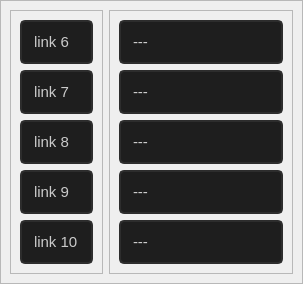
                   <widget class="QWidget" name="tabela_links_6a10">
                    <attribute name="title">
                     <string>links 6 à 10</string>
                    </attribute>
                    <layout class="QVBoxLayout" name="verticalLayout_48">
                     <property name="spacing">
                      <number>0</number>
                     </property>
                     <property name="leftMargin">
                      <number>0</number>
                     </property>
                     <property name="topMargin">
                      <number>0</number>
                     </property>
                     <property name="rightMargin">
                      <number>0</number>
                     </property>
                     <property name="bottomMargin">
                      <number>0</number>
                     </property>
                     <item>
                      <widget class="QFrame" name="frame_77input_link_ps3">
                       <property name="frameShape">
                        <enum>QFrame::StyledPanel</enum>
                       </property>
                       <property name="frameShadow">
                        <enum>QFrame::Raised</enum>
                       </property>
                       <layout class="QHBoxLayout" name="horizontalLayout_26">
                        <item>
                         <widget class="QFrame" name="frame_84input_link_ps3">
                          <property name="maximumSize">
                           <size>
                            <width>93</width>
                            <height>16777215</height>
                           </size>
                          </property>
                          <property name="frameShape">
                           <enum>QFrame::StyledPanel</enum>
                          </property>
                          <property name="frameShadow">
                           <enum>QFrame::Raised</enum>
                          </property>
                          <layout class="QVBoxLayout" name="verticalLayout_58">
                           <item>
                            <widget class="QLineEdit" name="info_link6">
                             <property name="minimumSize">
                              <size>
                               <width>0</width>
                               <height>40</height>
                              </size>
                             </property>
                             <property name="styleSheet">
                              <string notr="true">QLineEdit{
border: 2px solid rgb(45,45,45);
border-radius: 5px;
padding: 10px;
background-color: rgb(30,30,30);
	color: rgb(203, 203, 203);
font: 15px Segoe UI, bold;
}
QLineEdit:hover{
border: 2px solid rgb(55,55,55);
}
QLineEdit:focus{
border: 2px solid  rgb(170,0,0);
	color: rgb(170,0,0);
}</string>
                             </property>
                             <property name="text">
                              <string>link 6</string>
                             </property>
                             <property name="echoMode">
                              <enum>QLineEdit::Normal</enum>
                             </property>
                             <property name="clearButtonEnabled">
                              <bool>false</bool>
                             </property>
                            </widget>
                           </item>
                           <item>
                            <widget class="QLineEdit" name="info_link7">
                             <property name="minimumSize">
                              <size>
                               <width>0</width>
                               <height>40</height>
                              </size>
                             </property>
                             <property name="styleSheet">
                              <string notr="true">QLineEdit{
border: 2px solid rgb(45,45,45);
border-radius: 5px;
padding: 10px;
background-color: rgb(30,30,30);
	color: rgb(203, 203, 203);
font: 15px Segoe UI, bold;
}
QLineEdit:hover{
border: 2px solid rgb(55,55,55);
}
QLineEdit:focus{
border: 2px solid  rgb(170,0,0);
	color: rgb(170,0,0);
}</string>
                             </property>
                             <property name="text">
                              <string>link 7</string>
                             </property>
                             <property name="echoMode">
                              <enum>QLineEdit::Normal</enum>
                             </property>
                             <property name="clearButtonEnabled">
                              <bool>false</bool>
                             </property>
                            </widget>
                           </item>
                           <item>
                            <widget class="QLineEdit" name="info_link8">
                             <property name="minimumSize">
                              <size>
                               <width>0</width>
                               <height>40</height>
                              </size>
                             </property>
                             <property name="styleSheet">
                              <string notr="true">QLineEdit{
border: 2px solid rgb(45,45,45);
border-radius: 5px;
padding: 10px;
background-color: rgb(30,30,30);
	color: rgb(203, 203, 203);
font: 15px Segoe UI, bold;
}
QLineEdit:hover{
border: 2px solid rgb(55,55,55);
}
QLineEdit:focus{
border: 2px solid  rgb(170,0,0);
	color: rgb(170,0,0);
}</string>
                             </property>
                             <property name="text">
                              <string>link 8</string>
                             </property>
                             <property name="echoMode">
                              <enum>QLineEdit::Normal</enum>
                             </property>
                             <property name="clearButtonEnabled">
                              <bool>false</bool>
                             </property>
                            </widget>
                           </item>
                           <item>
                            <widget class="QLineEdit" name="info_link9">
                             <property name="minimumSize">
                              <size>
                               <width>0</width>
                               <height>40</height>
                              </size>
                             </property>
                             <property name="styleSheet">
                              <string notr="true">QLineEdit{
border: 2px solid rgb(45,45,45);
border-radius: 5px;
padding: 10px;
background-color: rgb(30,30,30);
	color: rgb(203, 203, 203);
font: 15px Segoe UI, bold;
}
QLineEdit:hover{
border: 2px solid rgb(55,55,55);
}
QLineEdit:focus{
border: 2px solid  rgb(170,0,0);
	color: rgb(170,0,0);
}</string>
                             </property>
                             <property name="text">
                              <string>link 9</string>
                             </property>
                             <property name="echoMode">
                              <enum>QLineEdit::Normal</enum>
                             </property>
                             <property name="clearButtonEnabled">
                              <bool>false</bool>
                             </property>
                            </widget>
                           </item>
                           <item>
                            <widget class="QLineEdit" name="info_link10">
                             <property name="minimumSize">
                              <size>
                               <width>0</width>
                               <height>40</height>
                              </size>
                             </property>
                             <property name="styleSheet">
                              <string notr="true">QLineEdit{
border: 2px solid rgb(45,45,45);
border-radius: 5px;
padding: 10px;
background-color: rgb(30,30,30);
	color: rgb(203, 203, 203);
font: 15px Segoe UI, bold;
}
QLineEdit:hover{
border: 2px solid rgb(55,55,55);
}
QLineEdit:focus{
border: 2px solid  rgb(170,0,0);
	color: rgb(170,0,0);
}</string>
                             </property>
                             <property name="text">
                              <string>link 10</string>
                             </property>
                             <property name="echoMode">
                              <enum>QLineEdit::Normal</enum>
                             </property>
                             <property name="clearButtonEnabled">
                              <bool>false</bool>
                             </property>
                            </widget>
                           </item>
                          </layout>
                         </widget>
                        </item>
                        <item>
                         <widget class="QFrame" name="frame_85input_link_ps3">
                          <property name="frameShape">
                           <enum>QFrame::StyledPanel</enum>
                          </property>
                          <property name="frameShadow">
                           <enum>QFrame::Raised</enum>
                          </property>
                          <layout class="QVBoxLayout" name="verticalLayout_59">
                           <item>
                            <widget class="QLineEdit" name="input_link6_ps3">
                             <property name="minimumSize">
                              <size>
                               <width>0</width>
                               <height>40</height>
                              </size>
                             </property>
                             <property name="styleSheet">
                              <string notr="true">QLineEdit{
border: 2px solid rgb(45,45,45);
border-radius: 5px;
padding: 10px;
background-color: rgb(30,30,30);
	color: rgb(203, 203, 203);
font: 15px Segoe UI, bold;
}
QLineEdit:hover{
border: 2px solid rgb(55,55,55);
}
QLineEdit:focus{
border: 2px solid  rgb(170,0,0);
	color: rgb(170,0,0);
}</string>
                             </property>
                             <property name="text">
                              <string>---</string>
                             </property>
                             <property name="echoMode">
                              <enum>QLineEdit::Normal</enum>
                             </property>
                             <property name="clearButtonEnabled">
                              <bool>false</bool>
                             </property>
                            </widget>
                           </item>
                           <item>
                            <widget class="QLineEdit" name="input_link7_ps3">
                             <property name="minimumSize">
                              <size>
                               <width>0</width>
                               <height>40</height>
                              </size>
                             </property>
                             <property name="styleSheet">
                              <string notr="true">QLineEdit{
border: 2px solid rgb(45,45,45);
border-radius: 5px;
padding: 10px;
background-color: rgb(30,30,30);
	color: rgb(203, 203, 203);
font: 15px Segoe UI, bold;
}
QLineEdit:hover{
border: 2px solid rgb(55,55,55);
}
QLineEdit:focus{
border: 2px solid  rgb(170,0,0);
	color: rgb(170,0,0);
}</string>
                             </property>
                             <property name="text">
                              <string>---</string>
                             </property>
                            </widget>
                           </item>
                           <item>
                            <widget class="QLineEdit" name="input_link8_ps3">
                             <property name="minimumSize">
                              <size>
                               <width>0</width>
                               <height>40</height>
                              </size>
                             </property>
                             <property name="styleSheet">
                              <string notr="true">QLineEdit{
border: 2px solid rgb(45,45,45);
border-radius: 5px;
padding: 10px;
background-color: rgb(30,30,30);
	color: rgb(203, 203, 203);
font: 15px Segoe UI, bold;
}
QLineEdit:hover{
border: 2px solid rgb(55,55,55);
}
QLineEdit:focus{
border: 2px solid  rgb(170,0,0);
	color: rgb(170,0,0);
}</string>
                             </property>
                             <property name="text">
                              <string>---</string>
                             </property>
                             <property name="echoMode">
                              <enum>QLineEdit::Normal</enum>
                             </property>
                             <property name="clearButtonEnabled">
                              <bool>false</bool>
                             </property>
                            </widget>
                           </item>
                           <item>
                            <widget class="QLineEdit" name="input_link9_ps3">
                             <property name="minimumSize">
                              <size>
                               <width>0</width>
                               <height>40</height>
                              </size>
                             </property>
                             <property name="styleSheet">
                              <string notr="true">QLineEdit{
border: 2px solid rgb(45,45,45);
border-radius: 5px;
padding: 10px;
background-color: rgb(30,30,30);
	color: rgb(203, 203, 203);
font: 15px Segoe UI, bold;
}
QLineEdit:hover{
border: 2px solid rgb(55,55,55);
}
QLineEdit:focus{
border: 2px solid  rgb(170,0,0);
	color: rgb(170,0,0);
}</string>
                             </property>
                             <property name="text">
                              <string>---</string>
                             </property>
                            </widget>
                           </item>
                           <item>
                            <widget class="QLineEdit" name="input_link10_ps3">
                             <property name="minimumSize">
                              <size>
                               <width>0</width>
                               <height>40</height>
                              </size>
                             </property>
                             <property name="styleSheet">
                              <string notr="true">QLineEdit{
border: 2px solid rgb(45,45,45);
border-radius: 5px;
padding: 10px;
background-color: rgb(30,30,30);
	color: rgb(203, 203, 203);
font: 15px Segoe UI, bold;
}
QLineEdit:hover{
border: 2px solid rgb(55,55,55);
}
QLineEdit:focus{
border: 2px solid  rgb(170,0,0);
	color: rgb(170,0,0);
}</string>
                             </property>
                             <property name="text">
                              <string>---</string>
                             </property>
                            </widget>
                           </item>
                          </layout>
                         </widget>
                        </item>
                       </layout>
                      </widget>
                     </item>
                    </layout>
                   </widget>
